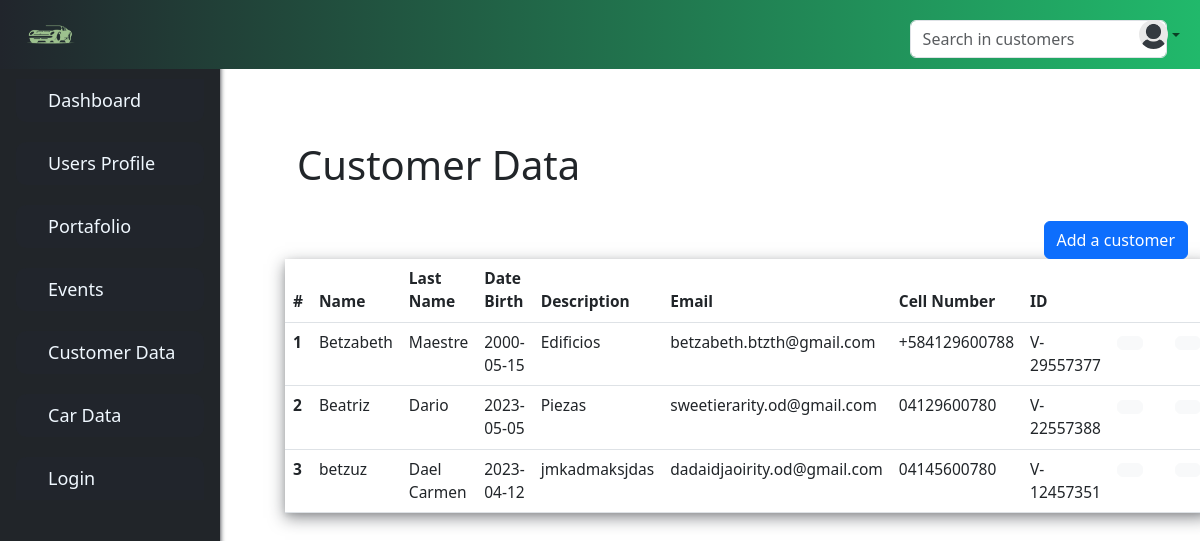
Before: /customers/ with the older database file.
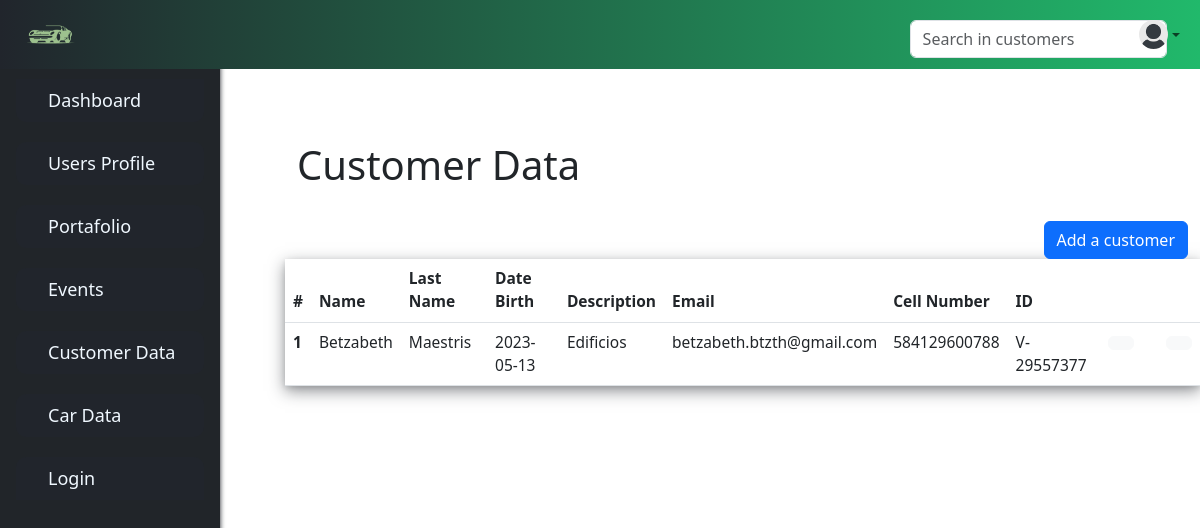
After: the same page with the newer database file.
### webapp/system/models.py (models this page shows, shortened)
class Customers(db.Model):
    id = db.Column(db.Integer(), primary_key=True)
    name = db.Column(db.String(255))
    lastName = db.Column(db.String(255))
    dateBirth= db.Column(db.DateTime)
    description = db.Column(db.String(255))
    email = db.Column(db.String(255))
    cellNumber = db.Column(db.String(255))
    customerID = db.Column(db.String(255))

### webapp/system/controllers.py (the view)
@system_blueprint.route('/customers/',methods=['GET', 'POST'])
def customers():
    form=CustomerForm()
    searchForm=SearchForm()
    our_customers= Customers.query.order_by(Customers.id)
    return render_template('system/customers.html', our_models=our_customers,SearchForm=searchForm, form=form,datetime=datetime)

### webapp/system/forms.py
class CustomerForm(FlaskForm):
    name = StringField('Name:', validators=[DataRequired()])
    lastName = StringField('Last Name:', validators=[DataRequired()])
    dateBirth = DateField('Date of Birth',format='%Y-%m-%d', validators=[DataRequired()])
    email = EmailField('Email address', validators=[DataRequired()])
    cellNumber = StringField('Phone Number:', validators=[DataRequired()])
    customerID = StringField('Customer ID',
        validators =[Regexp('^[VE]-\d{8}$', message="The ID must contain only letters 'V' or 'E' numbers or underscore"),
        Length(min=6, max=10, message="Numbre must at least 6 numbers ")])
    description = StringField('description', validators=[DataRequired()])
    submit = SubmitField('Submit')

### webapp/searched/forms.py
class SearchForm(Form):
    bar_search = StringField('Searched:', validators=[DataRequired()])
    submit = SubmitField('Submit')

### webapp/templates/system/customers.html (shortened to what this page needs)
{% extends 'base.html' %}
{% block content %}
<br/>
		<h1>Customer Data </h1>
		<br/>
		<div class="izq">
			<button type="button" class="btn btn-primary" data-bs-toggle="modal" data-bs-target='#document-textModal' >
				Add a customer
			</button>
		</div>
		</div>
		<table class="table table-hover table" >
			<thead class="thead">
                    <tr>
                      <th scope="col">#</th>
                      <th scope="col">Name</th>
                      <th scope="col">Last Name</th>
                      <th scope="col">Date Birth</th>
                      <th scope="col">Description</th>
                      <th scope="col">Email</th>
                      <th scope="col">Cell Number</th>
                      <th scope="col">ID</th>
                      <th scope="col"></th>
                      <th scope="col"></th>
                      <th scope="col"></th>
                      </tr>
			</thead>
			{% for our_model in our_models %}
				<tbody>
					<tr>
                        {% include 'system/tables/customers-table.html' %}
                        {% include 'system/customers-modals-btn.html' %}
                    </tr>
				</tbody>
			{%endfor%}
</table>
{% endblock %}

### webapp/templates/base.html (shortened to what this page needs)
<!doctype html>
<html lang="en">
  <head>
    <link href="https://cdn.jsdelivr.net/npm/bootstrap@5.3.0-alpha1/dist/css/bootstrap.min.css" rel="stylesheet">
    <link href=" {{ url_for('static', filename='css/style.css') }} " rel="stylesheet" >
    <link href = "https://code.jquery.com/ui/1.10.4/themes/ui-lightness/jquery-ui.css" rel = "stylesheet">
  </head>
  <body>{% include 'navbar.html' %}
    <br/>
    <main style="margin-left:45px;">
      <div class="container">
        {% block content %}
        {% endblock %}
    </main>
    {% set the_page= request.url_rule.endpoint%}
  </body>
</html>

### webapp/templates/navbar.html (shortened to what this page needs)
<header>
  <nav id="sidebarMenu" class="collapse d-lg-block sidebar collapse bg-dark">
    <div class="position-sticky ">
      <div class="list-group list-group-flush mx-3 mt-4">
        <a
          href="#"
          class="list-group-item list-group-item-action list-group-item-info"
          aria-current="true"
        >
          <span>Dashboard</span>
        </a>
        <a href="{{url_for('auth.users')}}" class="list-group-item list-group-item-action list-group-item-info">
          <span>Users Profile</span>
        </a>
        <a href="{{url_for('system.portfs')}}" class="list-group-item list-group-item-action list-group-item-info"
          ><span>Portafolio</span></a
        >
        <a href="{{url_for('system.events')}}" class="list-group-item list-group-item-action list-group-item-info"
          ><span>Events</span></a
        >
        <a href="{{url_for('system.customers')}}"  class="list-group-item list-group-item-action list-group-item-info">
          <span>Customer Data</span>
        </a>
        <a href="{{url_for('system.cars')}}"  class="list-group-item list-group-item-action list-group-item-info">
          <span>Car Data</span>
        </a>
        <a href="{{url_for('auth.login')}}"  class="list-group-item list-group-item-action list-group-item-info">
          <span>Login</span>
        </a>
      </div>
    </div>
  </nav>
  <nav id="main-navbar" class="navbar navbar-expand-lg navbar-light  fixed-top">
    <div class="container-fluid">
      <a class="container" href="#">
        <img
          src="/static/pics/car.png"
          height="53"
          alt="Logo"
          loading="lazy"
        />
      </a>
      {% set page = ['system.customers', 'system.events','system.portfs','system.cars','auth.users'] %}
      {%for i in page %}
      {% if request.url_rule.endpoint == i  %}
      <form id="SearchForm" -class="d-none d-md-flex input-group w-auto my-auto" >
        <div class="center">
        <input
        autocomplete="off"
        type="search"
        class="form-control rounded"
        placeholder='Search in {{i.replace("system.","").replace("auth.","")}}'
        style="min-width: 225px;"
        id="bar_search"
        />
      </div>
      </form>
      {%endif%}
      {%endfor%}
      <ul class="navbar-nav ms-auto d-flex flex-row">
        <li class="nav-item">
          <a class="nav-link me-3 me-lg-0" href="#">
          </a>
        </li>
        <li class="nav-item me-3 me-lg-0">
          <a class="nav-link" href="#">
          </a>
        </li>
        <li class="nav-item dropdown">
          <a
            class="nav-link dropdown-toggle hidden-arrow d-flex align-items-center"
            href="#"
            id="navbarDropdownMenuLink"
            role="button"
            data-mdb-toggle="dropdown"
            aria-expanded="false"
          >
            <img
              src="/static/pics/profile_pic_deafult.png"
              class="rounded-circle"
              height="29"
              alt="Avatar"
              loading="lazy"
            />
          </a>
        </li>
      </ul>
    </div>
  </nav>
</header>
<main>
  <div class="container pt-4" ></div>
</main>

### webapp/templates/system/tables/customers-table.html
<th scope="row">{{our_model.id}}</th>
<td>{{our_model.name}}</td>
<td>{{our_model.lastName}}</td>
<td>{{our_model.dateBirth.date()}}</td>
<td>{{our_model.description}}</td>
<td>{{our_model.email}}</td>
<td>{{our_model.cellNumber}}</td>
<td>{{our_model.customerID}}</td>

### webapp/templates/system/customers-modals-btn.html (shortened to what this page needs)
<td>
<button type="button" class="btn btn-light" data-bs-toggle="modal" data-bs-target="#editModal{{our_model.id}}">
</button>
</td>
<td>
</td>
<td>
    <button type="submit" class="btn btn-light" >
  </button>
</td>

### webapp/static/css/style.css (style rules this page uses)
.sidebar { position: fixed; top: 0; bottom: 0; left: 0; padding: 58px 0 0; box-shadow: 0 2px 5px 0 #50B4E6, 0 2px 10px 0 rgb(0 0 0 / 5%); width: 240px; z-index: 600; }
body { background-color: white; }
@media (min-width: 991.98px) { main { padding-left: 240px; } }
.sidebar { position: fixed; top: 0; bottom: 0; left: 0; padding: 55px 0 0; box-shadow: 0 2px 5px 0 rgb(33,37,44), 0 2px 10px 0 rgb(0 0 0 / 5%); width: 220px; z-index: 500; }
.list-group-item { background-color: rgb(33,37,44); border-radius: 10px; -moz-border-radius: 10px; -webkit-border-radius: 10px; font-size: large; color: aliceblue; border: 0px; margin-bottom: 20px; }
.navbar { position: relative; background: linear-gradient(to left, #21b96b, rgb(33,37,44)); }
.table { background-color: rgba(204, 237, 255, 0.1); box-shadow: 0 2px 5px 0 rgba(33,37,44, 0.1), 0 5px 15px 0 rgba(33,37,44, 0.5); font-size: 15.5px; }
.thead { background-color: #21b96b; color: rgb(255, 255, 255); }
.izq { text-align:right; }
.center { margin: 0; position: absolute; top: 50%; left: 77%; margin-left: -.9em; margin-top: -.9em; }

Changed rows visible on the page:
removed Customers: id "2", name "Beatriz", lastName "Dario", dateBirth "2023-05-05", description "Piezas", email "sweetierarity.od@gmail.com", cellNumber "04129600780", customerID "V-22557388"
removed Customers: id "3", name "betzuz", lastName "Dael Carmen", dateBirth "2023-04-12", description "jmkadmaksjdas", email "dadaidjaoirity.od@gmail.com", cellNumber "04145600780", customerID "V-12457351"
changed Customers "Betzabeth": lastName "Maestre" → "Maestris"; dateBirth "2000-05-15" → "2023-05-13"; cellNumber "+584129600788" → "584129600788"
